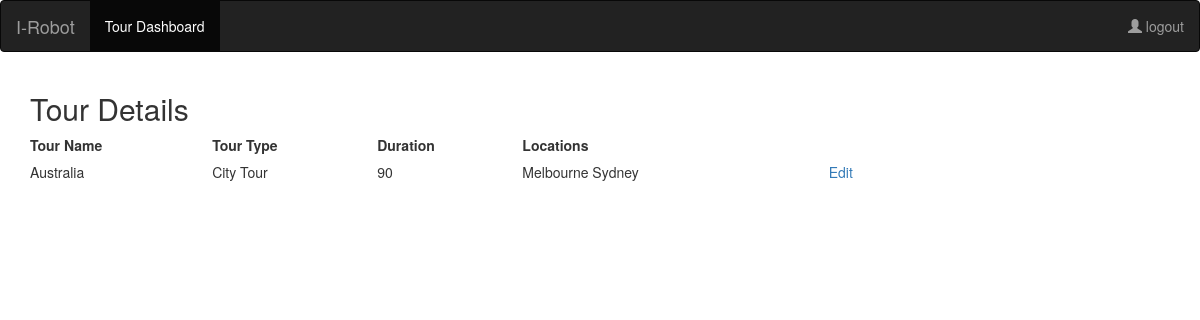
Screenshot of /assistant-dash/tour/tours.php with the database file from the repository.
### tables this page shows
Create table tours(
	tour_id serial primary key,
	tour_name varchar(20),
	tour_type varchar(30),
	duration INT(10),
	location varchar(20)
);

Create table locations(
	location_id serial primary key,
	location_name varchar(20),
	XY_Coordinates varchar(40),
	Description varchar(100),
	Min_time_spent INT(5)
);

### assistant-dash/tour/tours.php (the view, shortened to what this page needs)
<?php
    $db = mysqli_connect("127.0.0.1", "root","password", "SEPM")  or die(mysqli_error($db));
include('/Library/WebServer/Documents/inc/header.inc');
include('../nav.inc');
  if (isset($_POST['tour_id'])){
    $tour = $_POST['tour_id'];
      $q = "SELECT * FROM tours WHERE tour_id='$tour'";
      if ($result = mysqli_query($db, $q)) {
     while ($row = mysqli_fetch_row($result)) {
       $tourID =$row[0];
       $tourName = $row[1];
       $tourType = $row[2];
       $locations = $row[4];
      echo "<div class='center'>
           <div class = 'container login-container'>
               <h2 style='position:center'>Edit Tour</h2>
                   <form method='post' action=''>
                     <div class = 'form-group'>
                         <label for='location_name'>Tour Name:</label>
                         <input type='text'class='form-control' name='tour_name' placeholder='$tourName'>
                         <input type='hidden'class='form-control' name='tour_nameOR' value='$tourName'>
                         <input type='hidden'class='form-control' name='tour_ID' value='$tourID'>
                      </div>
                      <div class = 'form-group'>
                        <label for='TourType'>Tour Type:</label>
                        <input type='hidden'class='form-control' name='tour_typeOR' value='$tourType'>
                        <select id='tourType' name='tourType' required>
                          <option disabled selected value='$tourType'>$tourType</option>";
                        $q = "select * from tourTypes";
                        if ($result = mysqli_query($db, $q)) {
                       while ($row = mysqli_fetch_row($result)) {
                         echo"
                         <option value='".$row[1]."'>"; echo $row[1]."</option>";
                       }
                      }
                        echo "
                         </select>
                         <br><a href='tourtype.php' class='btn btn-info' role='button'> Create Tours Type </a>
                         </div>
                         <div>
                         <label for='Locations'>Locations:</label><br>";
                         $q = "select * from locations";
                         if ($result = mysqli_query($db, $q)) {
                        while ($row = mysqli_fetch_row($result)) {
                          echo"
                          <input type='checkbox' id=".$row[0]." name='locations[]' value=".$row[0].",".$row[4].","."  ";
                           if (strpos($locations, $row[0]) !== false) {
                             echo "checked";
                           }
                            echo"
                           >
                       <label for=".$row[0]."> ".$row[1]."</label><br>";
                        }
                       }
                         echo "</div>
                         <button type='submit' class='btn btn-info'>Update Tour</button>
                   </form><br>
                   <form method='post' action''>
                     <input type='hidden' value='true' name='unset'>
                   <button type='submit' class='btn btn-info'>Go Back </button>
                   </form>
               </div>
       </div>";
     }
     mysqli_free_result($result);
    }
    }
   else {
     $q = "select * from locations";
     if ($result = mysqli_query($db, $q)) {
       $x = 0;
       while ($row = mysqli_fetch_row($result)) {
         $list[] =  array($x =>  $row[0], $row[1]);
         $x++;
       }
     }
  $q = "select * from Tours";
  $result = mysqli_query($db, $q);
  echo "
  <div class='center'>
      <div class = 'container login-container'>
          <h2 style='position:center'>Tour Details</h2>
  <table  width='80%'>
<tr>
  <th>Tour Name</th>
  <th>Tour Type</th>
  <th>Duration</th>
  <th>Locations</th>
  <th></th>
</tr>";
  while ($row = mysqli_fetch_row($result)) {
    $tourid = $row[0];
    $name = $row[1];
    $type = $row[2];
    $duration = $row[3];
    $location = $row[4];
echo"
  <tr>
    <td>$name</td>
    <td>$type</td>
    <td>$duration</td>
    <td>";
$i =0;
foreach ($list as  $val){
if (strpos($location, $val[$i]) !== false) {
    echo $val[$i+1]. " ";
}
$i++;
}
    echo "</td>
    <td>
    <form method='post' action''>
    <input type='hidden' value=$tourid name='tour_id'>
    <button type='submit' class='btn btn-link'>Edit </button>
    </form>
    </td>
  </tr>";
  }
  echo "</table>
  </div>
  </div>";
}
?>
<?php
    include('/Library/WebServer/Documents/inc/footer.inc');
?>

### rows the page displays
tours: tour_name "Australia", tour_type "City Tour", duration "90"
locations: location_name "Melbourne"
locations: location_name "Sydney"
